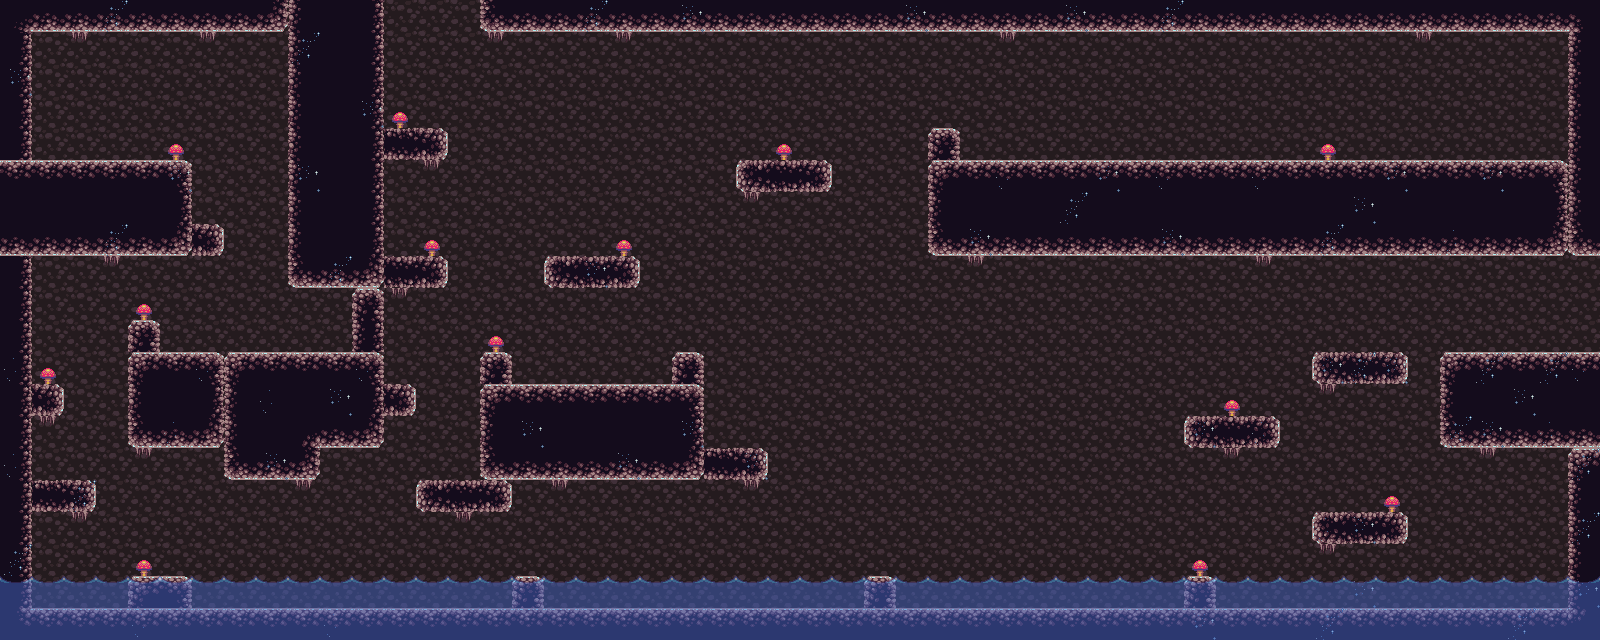

This game map was drawn from its Tiled (.tmx) file and the tilesets committed beside it. A one-line description and the trimmed map source follow:
An orthogonal 50x20 tile map with 32x32 px tiles, 4 tile layers (background, bounds, forground, water) and 14 objects (9x monster, 2x entrance, 2x exit, fire_spawn).

<map version="1.0" tiledversion="1.0.1" orientation="orthogonal" renderorder="left-down" width="50" height="20" tilewidth="32" tileheight="32" nextobjectid="18">
 <properties>
  <property name="dark" type="bool" value="true" />
  <property name="name" value="passage1" />
  <property name="spriteLayer" value="bounds" />
 </properties>
 <tileset firstgid="1" name="cavetiles" tilewidth="32" tileheight="32" tilecount="48" columns="8">
  <image source="../assets/images/cavetiles.png" width="256" height="192" />
  <terraintypes>
   <terrain name="thick_platform" tile="-1">
    <properties>
     <property name="dark" type="bool" value="true" />
     <property name="name" value="passage1" />
     <property name="spriteLayer" value="bounds" />
    </properties>
   </terrain>
  </terraintypes>
  <tile id="0" terrain=",,,0" />
  <tile id="1" terrain=",,0,0" />
  <tile id="2" terrain=",,0," />
  <tile id="8" terrain=",0,,0" />
  <tile id="9" terrain="0,0,0,0" />
  <tile id="10" terrain="0,,0," />
  <tile id="16" terrain=",0,," />
  <tile id="17" terrain="0,0,," />
  <tile id="18" terrain="0,,," />
 </tileset>
 <layer name="background" width="50" height="20">
  <data>[1000 cells, 1000 non-empty, 1 distinct tile ids]</data>
 </layer>
 <layer name="bounds" width="50" height="20">
  <properties>
   <property name="collides" type="bool" value="true" />
  </properties>
  <data>[1000 cells, 329 non-empty, 14 distinct tile ids]</data>
 </layer>
 <layer name="forground" width="50" height="20">
  <data>[1000 cells, 99 non-empty, 5 distinct tile ids]</data>
 </layer>
 <layer name="water" width="50" height="20" opacity="0.5">
  <properties>
   <property name="water" type="bool" value="true" />
  </properties>
  <data>[1000 cells, 100 non-empty, 3 distinct tile ids]</data>
 </layer>
 <objectgroup name="items">
  <object id="1" name="fire" type="fire_spawn" x="90.1793" y="123.868" width="31.75" height="31.5" />
  <object id="2" name="mummy" type="monster" x="583.5" y="345.736" width="29" height="35">
   <properties>
    <property name="name" value="mummy" />
   </properties>
  </object>
  <object id="3" name="mummy" type="monster" x="1030.97" y="537.282" width="29" height="35">
   <properties>
    <property name="name" value="mummy" />
   </properties>
  </object>
  <object id="4" name="mummy" type="monster" x="1451.94" y="539.664" width="29" height="35">
   <properties>
    <property name="name" value="mummy" />
   </properties>
  </object>
  <object id="5" name="mummy" type="monster" x="1391.58" y="123.414" width="29" height="35">
   <properties>
    <property name="name" value="mummy" />
   </properties>
  </object>
  <object id="6" name="mummy" type="monster" x="1027.23" y="122.07" width="29" height="35">
   <properties>
    <property name="name" value="mummy" />
   </properties>
  </object>
  <object id="7" name="mummy" type="monster" x="669.93" y="535.085" width="29" height="35">
   <properties>
    <property name="name" value="mummy" />
   </properties>
  </object>
  <object id="11" name="entrance_top" type="entrance" x="402.058" y="45.6422" width="31" height="59" />
  <object id="12" name="entrance_right" type="entrance" x="1517.33" y="291.167" width="32" height="55" />
  <object id="13" name="exit_top" type="exit" x="385.229" y="3.81653" width="90.575" height="22.1674" rotation="90">
   <properties>
    <property name="entrance" value="entrance_left_island" />
    <property name="map" value="island1" />
   </properties>
  </object>
  <object id="14" name="exit_right" type="exit" x="1571" y="263.333" width="28.6667" height="86.6667">
   <properties>
    <property name="entrance" value="entrance_left" />
    <property name="map" value="drop1" />
   </properties>
  </object>
  <object id="15" name="mummy" type="monster" x="211.798" y="311.228" width="29" height="35">
   <properties>
    <property name="name" value="mummy" />
   </properties>
  </object>
  <object id="16" name="mummy" type="monster" x="336.482" y="532.768" width="29" height="35">
   <properties>
    <property name="name" value="mummy" />
   </properties>
  </object>
  <object id="17" name="mummy" type="monster" x="88.5928" y="538.874" width="29" height="35">
   <properties>
    <property name="name" value="mummy" />
   </properties>
  </object>
 </objectgroup>
</map>